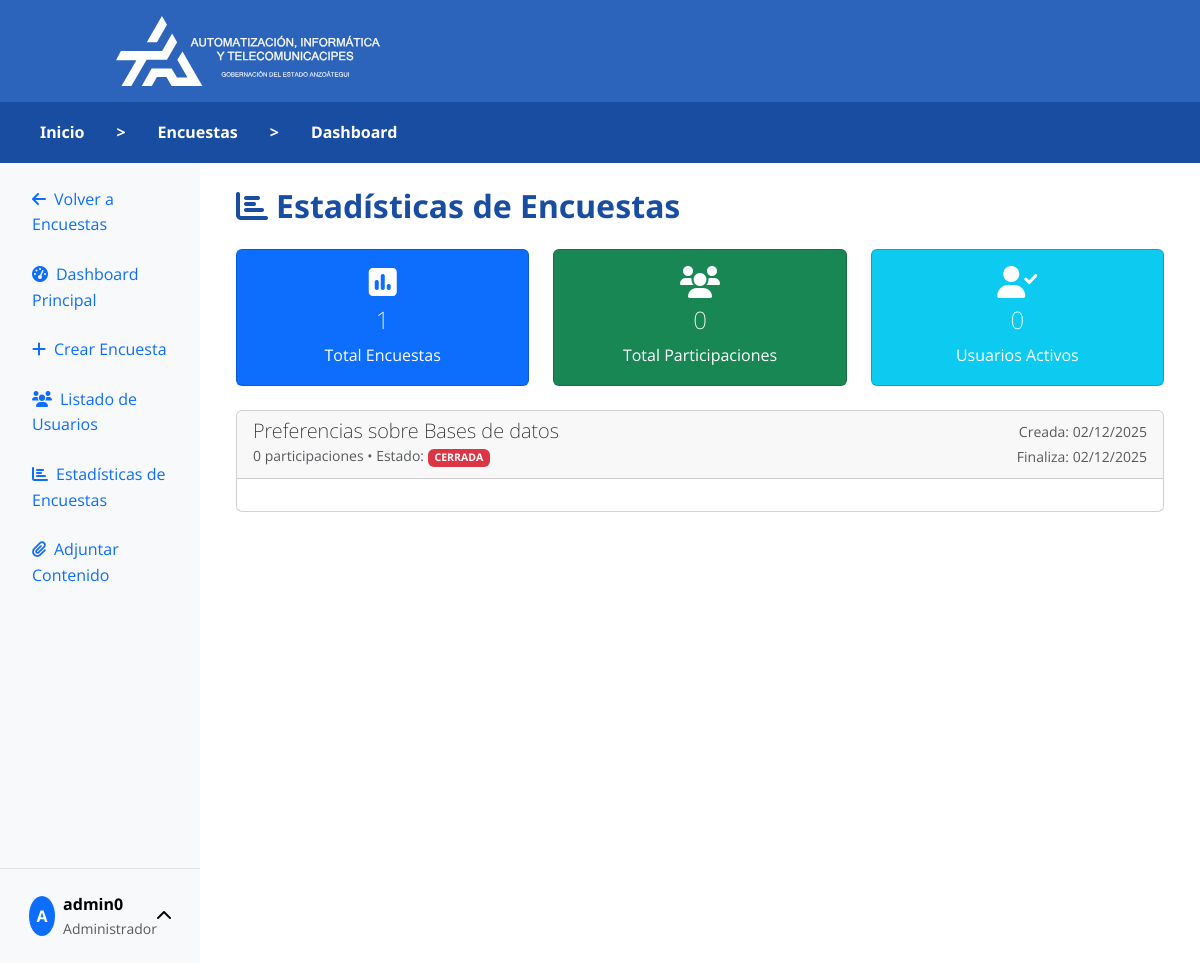
Page /polls/statistics/ (signed in) on the earlier database version.
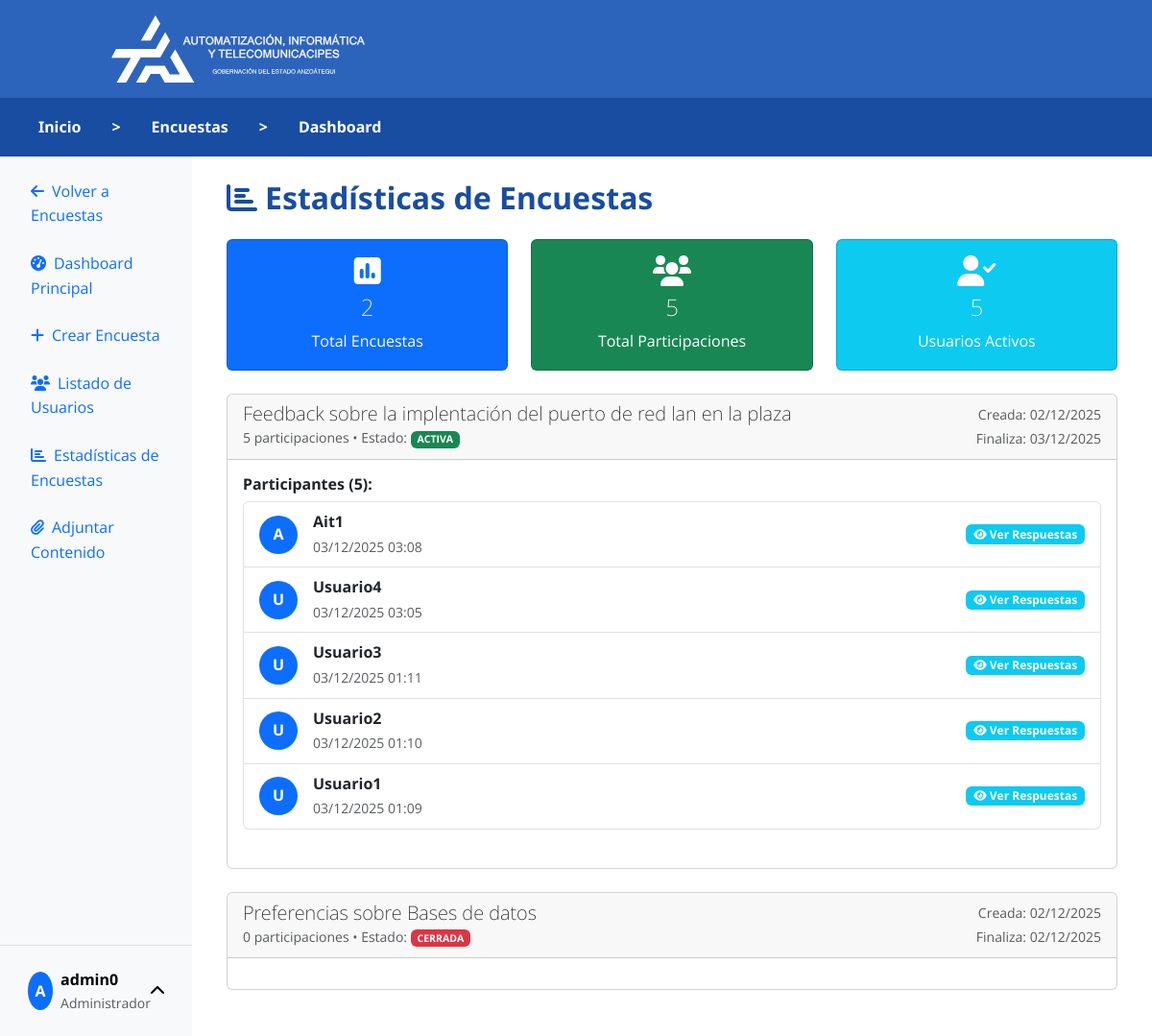
Same page on the later database version.
### model_poll/models.py (models this page shows, shortened)
class User(AbstractUser):
    full_name = models.CharField(max_length=255, blank=True, default='')
    profile_image = models.ImageField(upload_to='profiles/', blank=True, null=True)
    rol = models.ForeignKey(Rol, on_delete=models.SET_NULL, null=True, blank=True, related_name="usuarios")

class Rol(models.Model):
    name = models.CharField(max_length=50, unique=True, help_text="Administrador, Trabajador, Usuario")
    descripcion = models.TextField(blank=True, null=True, default='')

class Poll(models.Model):
    class Status(models.TextChoices):
        BORRADOR = 'BORRADOR', 'Borrador'
        ACTIVA = 'ACTIVA', 'Activa'
        CERRADA = 'CERRADA', 'Cerrada'
    created_by = models.ForeignKey(settings.AUTH_USER_MODEL, on_delete=models.SET_NULL, null=True, related_name="encuestas_creadas")
    title = models.CharField(max_length=200)
    description = models.TextField(blank=True, null=True, default='')
    image = models.ImageField(upload_to='polls/', blank=True, null=True)
    status = models.CharField(max_length=20, choices=Status.choices, default=Status.BORRADOR)
    star_date = models.DateTimeField(null=True, blank=True, help_text="Fecha y hora de inicio de la encuesta")
    end_date = models.DateTimeField(null=True, blank=True, help_text="Fecha y hora de finalización de la encuesta")

class Participation(models.Model):
    poll = models.ForeignKey(Poll, on_delete=models.CASCADE, related_name="participaciones")
    user = models.ForeignKey(settings.AUTH_USER_MODEL, on_delete=models.CASCADE, related_name="participaciones")
    sent_date = models.DateTimeField(auto_now_add=True)
    class Meta:
        unique_together = ('poll', 'user')

### posts/views.py (the view)
# urls.py: path('statistics/', views.poll_statistics, name='poll_statistics'),
@login_required
def poll_statistics(request):
    if not request.user.rol or request.user.rol.name not in ['Administrador', 'Trabajador']:
        return HttpResponseForbidden("No tienes permisos para ver estadísticas.")
    all_polls = Poll.objects.all().order_by('-star_date')
    for poll in all_polls:
        poll.total_participations = poll.participaciones.count()
        poll.unique_participants = poll.participaciones.values('user').distinct().count()
        poll.recent_participations = poll.participaciones.select_related('user').order_by('-sent_date')[:5]
        total_questions = poll.preguntas.count()
        total_responses = QuestionDetails.objects.filter(question__poll=poll).count()
        poll.avg_responses_per_question = (total_responses / total_questions) if total_questions > 0 else 0
    total_participations = Participation.objects.count()
    total_active_users = User.objects.filter(participaciones__isnull=False).distinct().count()
    context = {
        'all_polls': all_polls,
        'total_participations': total_participations,
        'total_active_users': total_active_users,
    }
    return render(request, 'posts/poll_statistics.html', context)

### templates/posts/poll_statistics.html (shortened to what this page needs)
{% extends "pages/layouts/_base_manage.html" %}
{% load static %}
{% block content %}
<div class="row">
    <div class="col-12">
        <h2 class="fw-bold mb-4" style="color: #184da1;">
            <i class="fas fa-chart-bar me-2"></i>Estadísticas de Encuestas
        </h2>
    </div>
</div>
<div class="row mb-4">
    <div class="col-md-4">
        <div class="card bg-primary text-white">
            <div class="card-body text-center">
                <i class="fas fa-poll fa-2x mb-2"></i>
                <h4>{{ all_polls.count }}</h4>
                <p class="mb-0">Total Encuestas</p>
            </div>
        </div>
    </div>
    <div class="col-md-4">
        <div class="card bg-success text-white">
            <div class="card-body text-center">
                <i class="fas fa-users fa-2x mb-2"></i>
                <h4>{{ total_participations }}</h4>
                <p class="mb-0">Total Participaciones</p>
            </div>
        </div>
    </div>
    <div class="col-md-4">
        <div class="card bg-info text-white">
            <div class="card-body text-center">
                <i class="fas fa-user-check fa-2x mb-2"></i>
                <h4>{{ total_active_users }}</h4>
                <p class="mb-0">Usuarios Activos</p>
            </div>
        </div>
    </div>
</div>
{% for poll in all_polls %}
<div class="card mb-4">
    <div class="card-header">
        <div class="d-flex justify-content-between align-items-center">
            <div>
                <h5 class="mb-0">{{ poll.title }}</h5>
                <small class="text-muted">{{ poll.total_participations }} participaciones • Estado:
                    <span class="badge bg-{% if poll.status == 'ACTIVA' %}success{% elif poll.status == 'CERRADA' %}danger{% else %}secondary{% endif %}">
                        {{ poll.status }}
                    </span>
                </small>
            </div>
            <div class="text-end">
                <small class="text-muted">Creada: {{ poll.star_date|date:"d/m/Y" }}</small>
                {% if poll.end_date %}
                <br><small class="text-muted">Finaliza: {{ poll.end_date|date:"d/m/Y" }}</small>
                {% endif %}
            </div>
        </div>
    </div>
    <div class="card-body">
        {% if poll.recent_participations %}
        <div class="mb-4">
            <h6 class="fw-bold">Participantes ({{ poll.total_participations }}):</h6>
            <ul class="list-group">
                {% for participation in poll.recent_participations %}
                <li class="list-group-item d-flex align-items-center">
                    <div class="bg-primary rounded-circle d-flex align-items-center justify-content-center me-3" style="width: 40px; height: 40px;">
                        <span class="text-white fw-bold">{{ participation.user.username|first|upper }}</span>
                    </div>
                    <div class="flex-grow-1">
                        <div class="fw-bold">{{ participation.user.username }}</div>
                        <small class="text-muted">{{ participation.sent_date|date:"d/m/Y H:i" }}</small>
                    </div>
                    <span
                        class="badge bg-info"
                        data-bs-toggle="tooltip"
                        data-bs-placement="left"
                        data-bs-html="true"
                        title="<div class='text-start' style='max-width: 300px;'>{% for response in participation.respuestas.all %}<strong>{{ response.question.question_text }}:</strong><br>{% if response.selected_options %}{{ response.selected_options.options_text }}{% elif response.answer_text %}{{ response.answer_text }}{% endif %}<br><br>{% endfor %}</div>"
                    >
                        <i class="fas fa-eye"></i> Ver Respuestas
                    </span>
                </li>
                {% endfor %}
            </ul>
        </div>
        {% endif %}
    </div>
</div>
{% empty %}
<div class="text-center py-5">
    <i class="fas fa-chart-bar fa-3x text-muted mb-3"></i>
    <h4 class="text-muted">No hay encuestas creadas</h4>
    <p class="text-muted">Las estadísticas aparecerán cuando se creen encuestas</p>
</div>
{% endfor %}
{% endblock %}

### templates/pages/layouts/_base_manage.html (shortened to what this page needs)
{% load static %}
<!DOCTYPE html>
<html lang="es">
<head>
    <link href="https://cdn.jsdelivr.net/npm/bootstrap@5.3.2/dist/css/bootstrap.min.css" rel="stylesheet">
    <link rel="stylesheet" href="https://cdnjs.cloudflare.com/ajax/libs/font-awesome/6.0.0/css/all.min.css">
    <link rel="stylesheet" href="{% static 'css/styles.css' %}">
</head>
<body>
    <header>
        <div class="svg-container">
            <img src="{% static 'SVG/AIT White lateral.svg' %}" class="svg_ait" alt="Logo AIT">
        </div>
    </header>
    <nav class="navbar navbar-expand-lg custom-navbar">
        <div class="container custom-nav-container">
            <div class="navbar-nav">
                <a class="nav-link text-white" href="{% url 'home' %}">Inicio</a>
                <span class="nav-link text-white-50">></span>
                <a class="nav-link text-white" href="{% url 'posts:poll_list' %}">Encuestas</a>
                <span class="nav-link text-white-50">></span>
                <span class="nav-link text-white-50">Dashboard</span>
            </div>
        </div>
    </nav>
    <div class="container-fluid">
        <div class="row" style="min-height: 100vh;">
            <div class="col-md-3 col-lg-2 p-0 d-flex flex-column">
                <div class="sidebar bg-light flex-grow-1 position-relative">
                    <div class="p-3 pb-5">
                        <ul class="nav nav-pills flex-column">
                            <li class="nav-item mb-2">
                                <a class="nav-link" href="{% url 'posts:poll_list' %}">
                                    <i class="fas fa-arrow-left me-2"></i>Volver a Encuestas
                                </a>
                            </li>
                            <li class="nav-item mb-2">
                                <a class="nav-link" href="{% url 'posts:poll_manager' %}">
                                    <i class="fas fa-tachometer-alt me-2"></i>Dashboard Principal
                                </a>
                            </li>
                            <li class="nav-item mb-2">
                                <a class="nav-link" href="{% url 'posts:create_poll' %}">
                                    <i class="fas fa-plus me-2"></i>Crear Encuesta
                                </a>
                            </li>
                            <li class="nav-item mb-2">
                                <a class="nav-link" href="{% url 'posts:user_list' %}">
                                    <i class="fas fa-users me-2"></i>Listado de Usuarios
                                </a>
                            </li>
                            <li class="nav-item mb-2">
                                <a class="nav-link" href="{% url 'posts:poll_statistics' %}">
                                    <i class="fas fa-chart-bar me-2"></i>Estadísticas de Encuestas
                                </a>
                            </li>
                            <li class="nav-item mb-2">
                                <a class="nav-link" href="{% url 'posts:content_manager' %}">
                                    <i class="fas fa-paperclip me-2"></i>Adjuntar Contenido
                                </a>
                            </li>
                        </ul>
                    </div>
                    <div class="position-absolute bottom-0 start-0 end-0 p-3 border-top bg-light">
                        <div class="dropdown">
                            <button class="btn btn-light d-flex align-items-center w-100 text-start" type="button" data-bs-toggle="dropdown">
                                {% if user.profile_image %}
                                    <img src="{{ user.profile_image.url }}" class="rounded-circle me-2" width="40" height="40">
                                {% else %}
                                    <div class="bg-primary rounded-circle d-flex align-items-center justify-content-center me-2" style="width: 40px; height: 40px;">
                                        <span class="text-white fw-bold">{{ user.username|first|upper }}</span>
                                    </div>
                                {% endif %}
                                <div class="flex-grow-1">
                                    <div class="fw-bold">{{ user.first_name|default:user.username }}</div>
                                    <small class="text-muted">{{ user.rol.name|default:"Usuario" }}</small>
                                </div>
                                <i class="fas fa-chevron-up"></i>
                            </button>
                        </div>
                    </div>
                </div>
            </div>
            <div class="col-md-9 col-lg-10">
                <div class="p-4">
                    {% block content %}
                    {% endblock %}
                </div>
            </div>
        </div>
    </div>
</body>
</html>

### static/css/styles.css (style rules this page uses)
* { margin: 0; padding: 0; box-sizing: border-box; }
body { font-family: 'Open Sans', Arial, sans-serif; font-weight: 400; line-height: 1.6; color: #333; }
.custom-navbar { background: #184da1 !important; padding: 0.6rem 0 !important; }
.custom-nav-container { max-width: 1250px !important; margin: 0 auto !important; padding: 0 2rem !important; }
.navbar.custom-navbar .navbar-nav .nav-link { color: white !important; font-family: 'Noto Sans', sans-serif !important; font-weight: 700 !important; font-size: 1rem !important; margin-right: 1rem !important; transition: color 0.3s ease !important; }
.svg-container { max-width: 1270px; margin: 0 auto; display: flex; justify-content: space-between; align-items: center; padding: 0 2rem; }
.svg_ait { width: 400px; height: 70px; object-fit: contain; vertical-align: middle; margin-left: 0; }
header { background: #2D64BB; color: white; padding: 1rem; text-align: center; }
h1, h2, h3, h4, h5, h6 { font-family: 'Noto Sans', sans-serif !important; font-weight: 200; }
h2 { color: #2c3e50; margin-bottom: 1rem; }
p { margin-bottom: 1rem; }
html, body { margin: 0; padding: 0; overflow-x: hidden; }
body { min-height: 100vh; }

Differences in the rows shown:
added Poll: title "Feedback sobre la implentación del puerto de red lan en la plaza", total_participations "5", status "ACTIVA", star_date "02/12/2025", end_date "03/12/2025"
added Participation: user.username|first "A", user.username "Ait1", sent_date "03/12/2025 03:08"
added Participation: user.username|first "U", user.username "Usuario4", sent_date "03/12/2025 03:05"
added Participation: user.username|first "U", user.username "Usuario3", sent_date "03/12/2025 01:11"
added Participation: user.username|first "U", user.username "Usuario2", sent_date "03/12/2025 01:10"
added Participation: user.username|first "U", user.username "Usuario1", sent_date "03/12/2025 01:09"
Other differences:
{{ all_polls.count }}: "1" → "2"
{{ total_participations }}: "0" → "5"
{{ total_active_users }}: "0" → "5"
